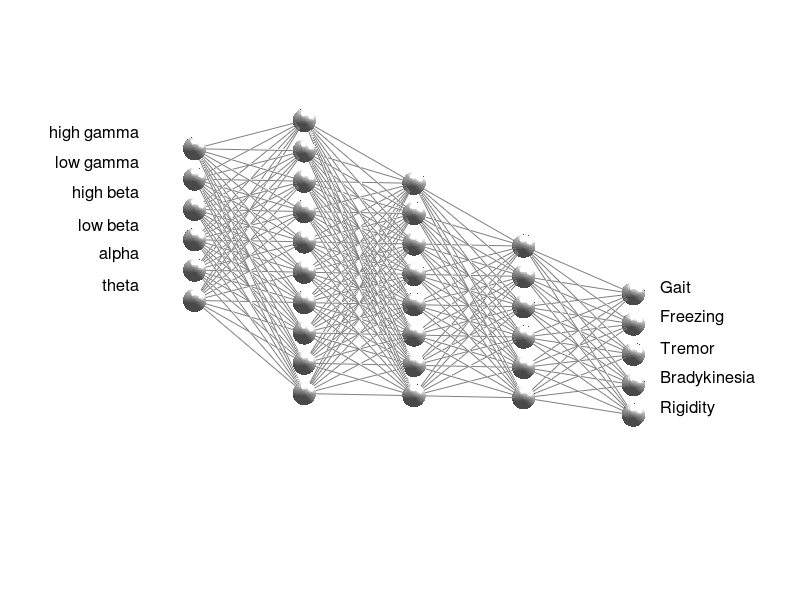

This chart was generated by the following MATLAB code: (Note: this script raises an error after producing the figure.)
function wjn_nn_3D_plotter(ni,nh,no,cc)
%%
clear 
close all
ni = 6;
nh =[10 8 6];
no = 5;
%  inputs = {'\theta','\beta','\gamma' '\theta','\beta','\gamma' '\theta','\beta','\gamma' };
inputs={'theta','alpha','low beta','high beta','low gamma','high gamma'};

%  inputs = [strcat('premotor ',inputs) strcat('motor  ',inputs) strcat('sensory  ',inputs)];
outputs = {'Rigidity','Bradykinesia','Tremor','Freezing','Gait'};
% inputs=outputs;
% outputs={'Direction','Amplitude','Pulse Width','Frequency'}
 nah = [ni nh no];
mh = max(nah);
dx = 2*mh/length(nah);
if ~exist('cc','var')
    cc = [.8 .8 .8];
end
cc=repmat(cc,[30,1]);

[x,y,z] = sphere(50);
r = .35;
figure
% set(gcf,'color','k')
% set(gcf, 'InvertHardcopy', 'off')
for a = 1:length(nah)
        if a>1
            dd = dd+((nah(a-1)-nah(a))/2);
        else
            dd=0;
        end
     for b = 1:nah(a)
        xs(a)=dx*a;
        zs(a,b)=dd+b;
        s=surf(xs(a)+x.*r,y.*r,zs(a,b)+z.*r,'FaceColor',cc(a,:),'LineStyle','none');
%     s.FaceLighting = 'none';
%     s.FaceAlpha = .5;
        hold on
        if a>1
            for c = 1:nah(a-1)
                plot3([xs(a-1) xs(a)],[0 0],[zs(a-1,c) zs(a,b)],'color',[.5 .5 .5])
            end
        end
    
    end
end
set(gca,'color','k')

camlight
% light('Position',[0 0 0])
% shading interp
lighting('gouraud')
axis equal
axis off
xlim([min(xs)-1 xs(end)+1])
zlim([min(min(zs))-1 max(max(zs))+1])
grid off
box off
view(0,0)
% 
% for a = 1:length(fbands)
%     if a==1
%         fbands{a}='raw';
%     elseif a==2
%         fbands{a}='variance';
%     end
% end
for a = 1:length(inputs)
    text(2,0,zs(1,a),inputs{a},'color','k','HorizontalAlignment','right','FontSize',12)
end
% outputs = {'bradykinesia','tremor','dyskinesia','walking','freezing','dysarthria'};


for a = length(outputs):-1:1;
text(xs(end)+1,0,zs(end,a)+.5,outputs{a},'color','k','HorizontalAlignment','left','FontSize',12)
end
camlight
lighting('flat')
view(-35,-25)
figone(20,40)
% xlim([3.8 25])
% zlim([-2 11])
% myprint('nn_parameters')
